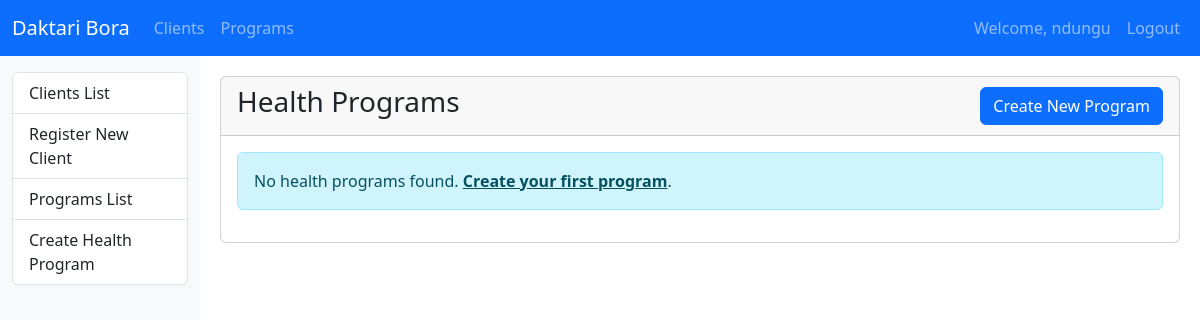
Before: /programs/ (signed in) with the older database file.
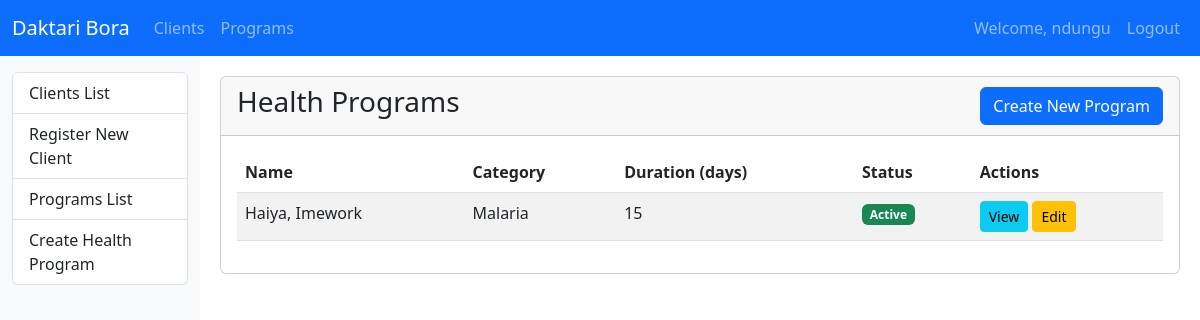
After: the same page with the newer database file.
### programs/models.py (models this page shows, shortened)
class Program(models.Model):
    name = models.CharField(max_length=100, unique=True)
    description = models.TextField()
    category = models.CharField(max_length=50)
    duration = models.IntegerField(help_text="Duration in days", default=30)
    active = models.BooleanField(default=True)
    created_by = models.ForeignKey(User, on_delete=models.SET_NULL, null=True)
    created_at = models.DateTimeField(auto_now_add=True)

### programs/views.py (the view)
# urls.py: path('', views.program_list, name='program_list'),
@login_required
def program_list(request):
    programs = Program.objects.filter(created_by=request.user).order_by('name')
    return render(request, 'programs/program_list.html', {'programs': programs})

### templates/programs/program_list.html (shortened to what this page needs)
{% extends 'base.html' %}
{% block content %}
<div class="card">
    <div class="card-header d-flex justify-content-between align-items-center">
        <h3>Health Programs</h3>
        <div>
            <a href="{% url 'program_create' %}" class="btn btn-primary">Create New Program</a>
        </div>
    </div>
    <div class="card-body">
        {% if programs %}
        <div class="table-responsive">
            <table class="table table-striped table-hover">
                <thead>
                    <tr>
                        <th>Name</th>
                        <th>Category</th>
                        <th>Duration (days)</th>
                        <th>Status</th>
                        <th>Actions</th>
                    </tr>
                </thead>
                <tbody>
                    {% for program in programs %}
                    <tr>
                        <td>{{ program.name }}</td>
                        <td>{{ program.category }}</td>
                        <td>{{ program.duration }}</td>
                        <td>
                            {% if program.active %}
                                <span class="badge bg-success">Active</span>
                            {% else %}
                                <span class="badge bg-danger">Inactive</span>
                            {% endif %}
                        </td>
                        <td>
                            <a href="{% url 'program_detail' program.id %}" class="btn btn-sm btn-info">View</a>
                            <a href="{% url 'program_update' program.id %}" class="btn btn-sm btn-warning">Edit</a>
                        </td>
                    </tr>
                    {% endfor %}
                </tbody>
            </table>
        </div>
        {% else %}
        <div class="alert alert-info">
            No health programs found. <a href="{% url 'program_create' %}" class="alert-link">Create your first program</a>.
        </div>
        {% endif %}
    </div>
</div>
{% endblock %}

Changed rows visible on the page:
added Program: name "Haiya, Imework", category "Malaria", duration "15", active "Active"
Other visible differences:
text no longer shown: "No health programs found. Create your first program ."
text now shown: "Name Category Duration (days) Status Actions"
